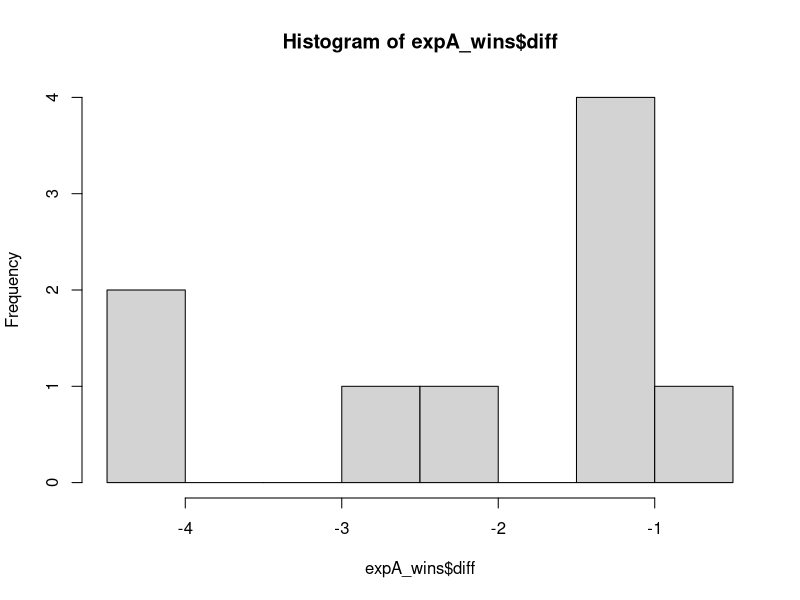
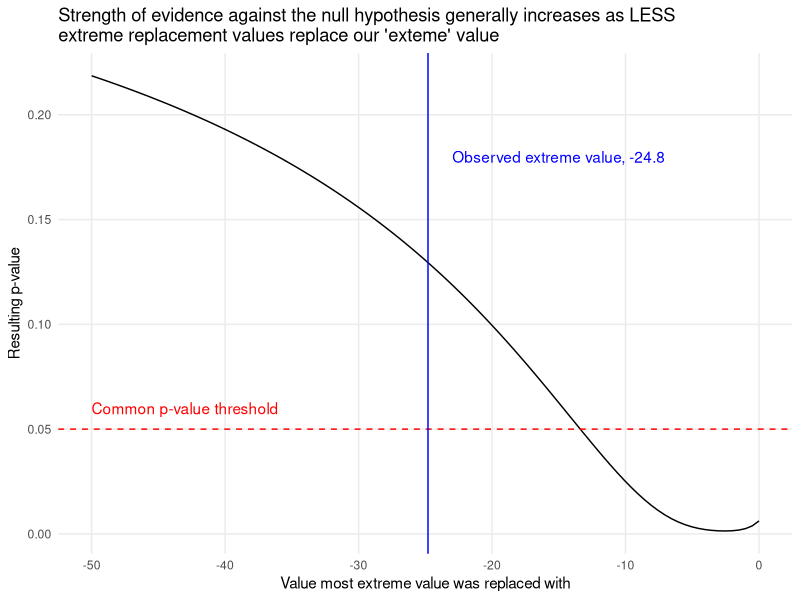
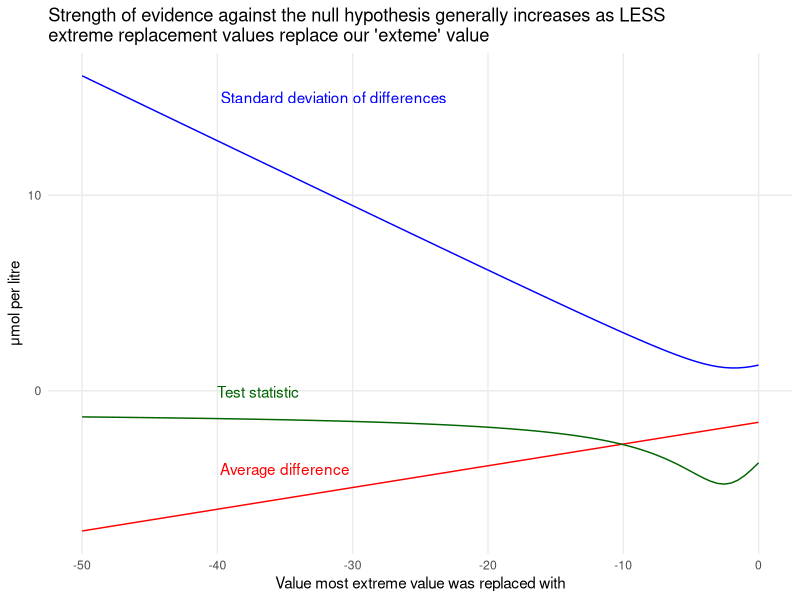

R code for these plots, in order:
## ---- chunk 1
knitr::include_graphics("https://i.kym-cdn.com/entries/icons/original/000/027/475/Screen_Shot_2018-10-25_at_11.02.15_AM.png")
## ---- chunk 2
library(tidyverse)
library(broom) #tidy function
library(kableExtra)
## ---- chunk 3
expA <- tibble(
  sample = c(101, 102, 103, 104, 105, 106, 107, 108, 109),
  before = c(7.4, 8.9, 11.1, 12.3, 21.8, 39.6, 43, 46.6, 279.6),
  after = c(6.3, 7.9, 10.3, 11.3, 20.7, 36.8, 38.7, 44.2, 254.8)) %>% 
  mutate(diff = after-before) %>% 
  arrange(diff)

expA
## ---- chunk 4
t.test(expA$diff)
## ---- chunk 5
# create base for Winsorizing
expA_wins <- expA 

# Winsorize (note this code isn't necessarily generalizable!)
expA_wins$diff[1] <- expA_wins$diff[2] 
## ---- chunk 6
hist(expA_wins$diff)
## ---- chunk 7
shapiro.test(expA_wins$diff)
## ---- chunk 8
# t-test
t.test(expA_wins$diff)
## ---- chunk 9
Means = tibble("Version" = c("Mean difference", "Standard deviation"), Raw = c(round(mean(expA$diff),2),  round(sd(expA$diff),2)), Winsorized = c(round(mean(expA_wins$diff), 2), round(sd(expA_wins$diff), 2))) %>% 
  t()

Means %>% 
  kbl() %>%
  kable_styling()
## ---- chunk 10
simulation <- tibble(
  group = rep(1:100, each = 9),
  diff = rep(expA$diff, 100),
  obs = rep(1:9, 100)
) %>% 
  arrange(obs) %>% 
  mutate(extreme_val = rep(round(seq(-50, 0, length.out = 100), 2), 9))

# replace the most extreme value with a series of other values
simulation$diff[1:100] = round(seq(-50, 0, length.out = 100), 2)

simulation_grouped <- simulation %>% 
  group_by(group, extreme_val) %>% 
  select(-obs) %>% 
  nest() %>% 
  mutate(t_test = map(data, ~{t.test(.) %>% tidy()})) %>% 
  unnest(cols = c(data, t_test)) %>% 
  select(-parameter, -method, -alternative) %>% 
  mutate(sd = sd(diff))
## ---- chunk 11
simulation_grouped %>% 
  select(-diff) %>% 
  distinct() %>% 
  group_by(group, extreme_val) %>% 
  ggplot(aes(x = extreme_val, y = p.value)) +
  geom_line() +
  theme_minimal() +
  labs(x = "Value most extreme value was replaced with", y = "Resulting p-value",
       title = "Strength of evidence against the null hypothesis generally increases as LESS\nextreme replacement values replace our 'exteme' value") +
  theme(panel.grid.minor = element_blank()) +
  geom_hline(yintercept = 0.05, colour = "red", lty = 2) +
  geom_vline(xintercept = -24.8, colour = "blue") +
  annotate("text", x = -43, y = 0.06, label = "Common p-value threshold", color = "red") +
  annotate("text", x = -15, y = 0.18, label = "Observed extreme value, -24.8", color = "blue")

## ---- chunk 12
simulation_grouped %>% 
  select(-diff) %>% 
  distinct() %>% 
  group_by(group, extreme_val) %>% 
  pivot_longer(-c(group, extreme_val)) %>% 
  filter(name %in% c("estimate", "sd", "statistic")) %>% 
  ggplot(aes(x = extreme_val, y = value, color = name)) + 
  geom_line() +
    theme_minimal() +
  labs(x = "Value most extreme value was replaced with", y = "μmol per litre",
       title = "Strength of evidence against the null hypothesis generally increases as LESS\nextreme replacement values replace our 'exteme' value") +
  theme(panel.grid.minor = element_blank(), legend.position = 'none') +
    annotate("text", x = -31.4, y = 15, label = "Standard deviation of differences", color = "blue") +
  annotate("text", x = -37, y = -0.05, label = "Test statistic", color = "darkgreen") +
  annotate("text", x = -35, y = -4, label = "Average difference", color = "red") +
  scale_colour_manual(values = c("red", "blue", "darkgreen"))
## ---- chunk 13
expB <- tibble(
  sample = 1:19,
  before = c(7.19, 60.64, 20.56, 4076, 14.69, 23.65, 15.37, 11.71, 36.48, 211.1, 
             413.7, 24.5, 18.4, 96.23, 15.61, 6.78, 141.7, 187.7, 29.57),
  after = c(6.55, 60.85, 19.92, 3954, 13.74, 23.65, 15.2, 11.88, 36.7, 211.1, 
            422.1, 23.53, 18, 93.01, 15.3, 6.47, 140.6, 185.3, 29.17)) %>% 
  mutate(diff = after-before) %>% 
  arrange(diff)

expB

t.test(expB$diff)
## ---- chunk 14
expB_wins <- expB

# replace with next on number line
expB_wins$diff[1] <- expB_wins$diff[2] 
t.test(expB_wins$diff)

# replace with next biggest overall
expB_wins$diff[1] <- expB_wins$diff[19] 
t.test(expB_wins$diff)
  
# replace with next biggest overall, but match sign
expB_wins$diff[1] <- -expB_wins$diff[19] 
t.test(expB_wins$diff)
  
